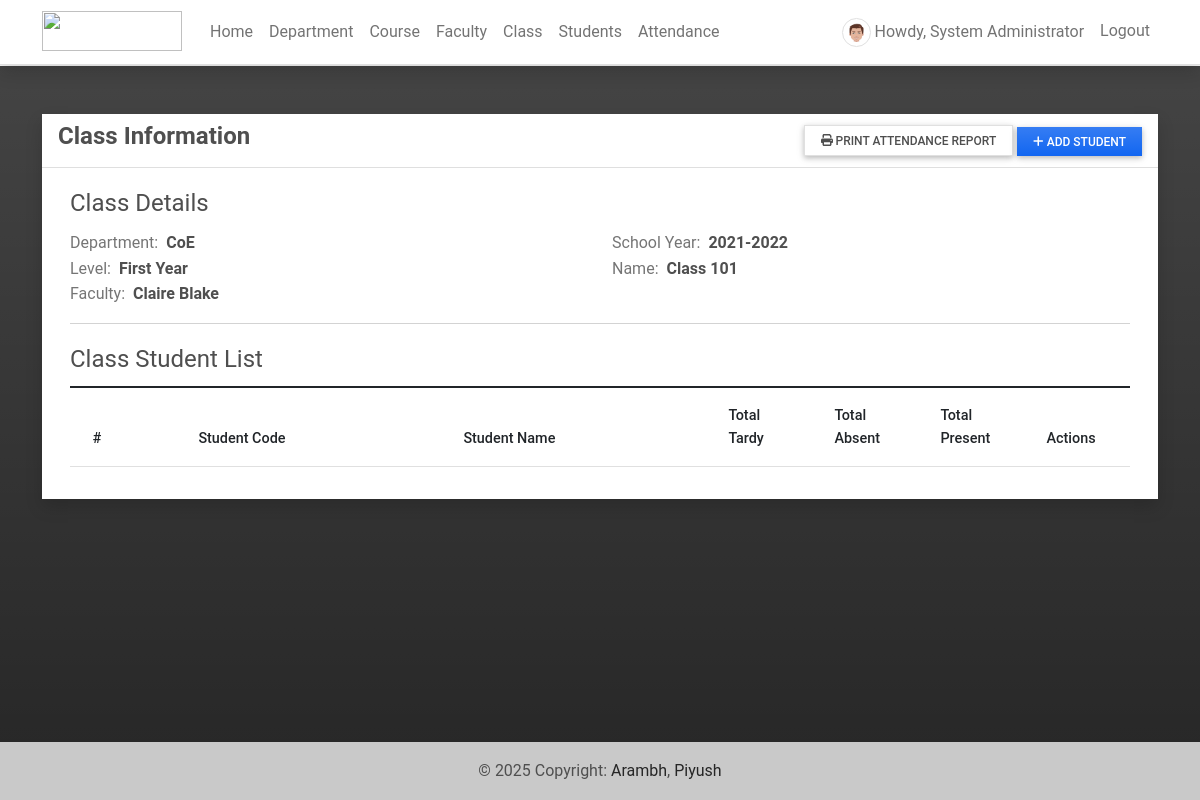
/view_class/2 (signed in), run on an earlier commit of the app's database.
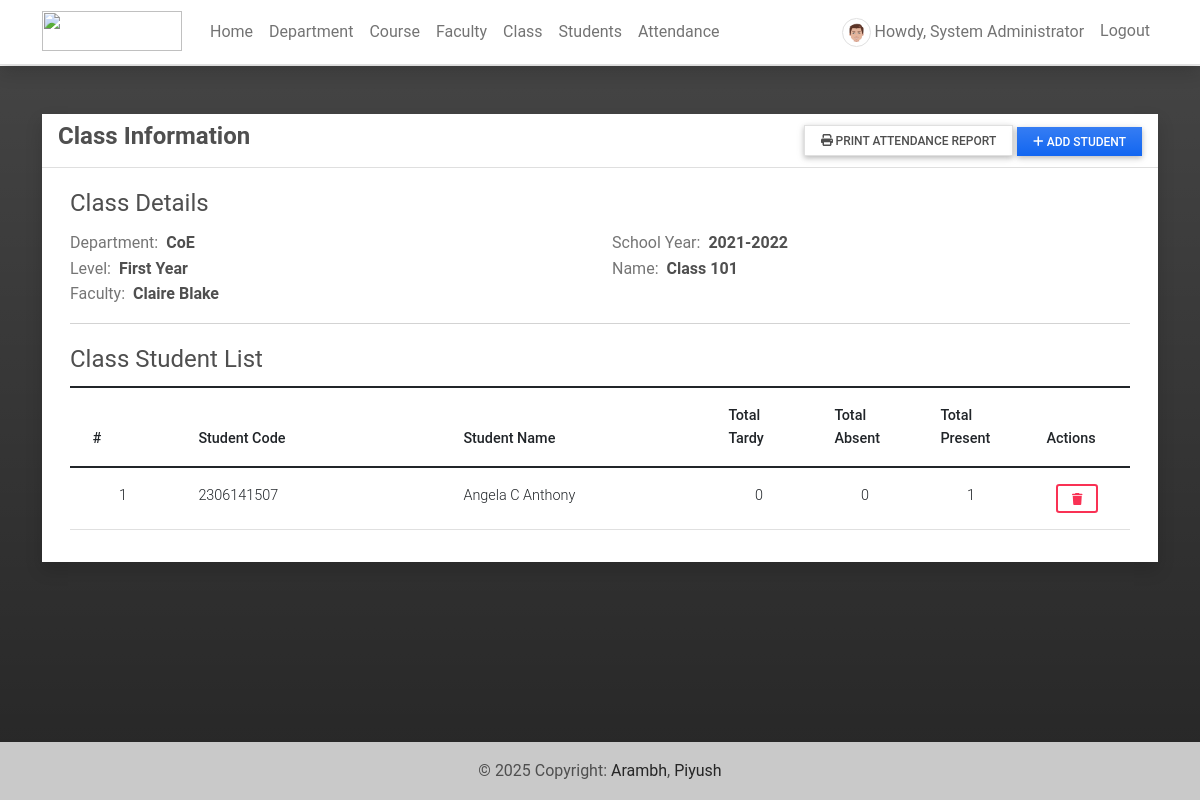
And on a later commit of the database.
### attendance/models.py (models this page shows, shortened)
class UserProfile(models.Model):
    user = models.OneToOneField(User, on_delete=models.CASCADE,related_name='profile')
    contact = models.CharField(max_length=250)
    dob = models.DateField(blank=True, null = True)
    address = models.TextField(blank=True, null = True)
    avatar = models.ImageField(blank=True, null = True, upload_to= 'images/')
    user_type = models.IntegerField(default = 2)
    gender = models.CharField(max_length=100, choices=[('Male','Male'),('Female','Female')], blank=True, null= True)
    department = models.ForeignKey(Department, on_delete=models.CASCADE, blank= True, null = True)

class Class(models.Model):
    assigned_faculty = models.ForeignKey(UserProfile, on_delete=models.CASCADE)
    school_year = models.CharField(max_length=250)
    level = models.CharField(max_length=250)
    name = models.CharField(max_length=250)

class Department(models.Model):
    name = models.CharField(max_length=250)
    description = models.TextField(blank=True, null=True)
    status = models.IntegerField(default = 1)
    date_added = models.DateTimeField(default=timezone.now)
    date_updated = models.DateTimeField(auto_now=True)
    def __str__(self):
        return self.name

class ClassStudent(models.Model):
    classIns = models.ForeignKey(Class,on_delete=models.CASCADE)
    student = models.ForeignKey(Student, on_delete=models.CASCADE)
    def get_present(self):
        student =  self.student
        _class =  self.classIns
        try:
            present = Attendance.objects.filter(classIns= _class, student=student, type = 1).count()
            return present
        except:
            return 0
    def get_tardy(self):
        student =  self.student
        _class =  self.classIns
        try:
            present = Attendance.objects.filter(classIns= _class, student=student, type = 2).count()
            return present
        except:
            return 0
    def get_absent(self):
        student =  self.student
        _class =  self.classIns
        try:
            present = Attendance.objects.filter(classIns= _class, student=student, type = 3).count()
            return present
        except:
            return 0

class Student(models.Model):
    student_code = models.CharField(max_length=250,blank=True, null= True)
    course=models.ForeignKey(Course,on_delete=models.CASCADE)
    first_name = models.CharField(max_length=250)
    middle_name = models.CharField(max_length=250, blank=True, null= True)
    last_name = models.CharField(max_length=250)
    gender = models.CharField(max_length=100, choices=[('Male','Male'),('Female','Female')], blank=True, null= True)
    dob = models.DateField(blank=True, null= True)
    contact = models.CharField(max_length=250, blank=True, null= True)
    date_added = models.DateTimeField(default=timezone.now)
    date_updated = models.DateTimeField(auto_now=True)

### attendance/views.py (the view)
# urls.py: path(r'view_class/<int:pk>',views.view_class,name='class-page'),
@login_required
def view_class(request, pk= None):
    if pk is None:
        return redirect('home-page')
    else:
        _class = Class.objects.filter(id=pk).first()
        students = ClassStudent.objects.filter(classIns = _class).all()
        context['class'] = _class
        context['students'] = students
        context['page_title'] = "Class Information"
    return render(request, 'class_details.html',context)

### attendance/templates/class_details.html (shortened to what this page needs)
{% extends 'base.html' %} {% load humanize  %} {% block pageContent %}
<div class="col-lg-12 col-md-12 col-sm-12 col-xs-12">
    <div class="card card-default rounded-0 shadow ">
        <div class="card-header">
            <div class="d-flex w-100 align-items-center justify-content-between">
                <h4 class="card-title fw-bold">Class Information</h4>
                <div class="tools">
                    <button type="button" class="btn btn-defualt border rounded-0 bg-gradient btn-sm" id='print_attendance_report'><i class="fa fa-print"></i> Print Attendance Report</button>
                    <button type="button" class="btn btn-primary rounded-0 bg-gradient btn-sm" id='add_new'><i class="fa fa-plus"></i> Add Student</button>
                </div>
            </div>
        </div>
        <div class="card-body">
            <div class="container-fluid">
                <fieldset id="class-details">
                    <legend>Class Details</legend>
                    <div class="row">
                        <div class="col-md-6">
                            <div class="d-flex w-100">
                                <div class="col-auto pe-2 text-muted">Department:</div>
                                <div class="col-auto flex-shrink-1 flex-grow-1">
                                    <p class="m-0 fw-bold">{{ class.assigned_faculty.department }}</p>
                                </div>
                            </div>
                        </div>
                        <div class="col-md-6">
                            <div class="d-flex w-100">
                                <div class="col-auto pe-2 text-muted">School Year:</div>
                                <div class="col-auto flex-shrink-1 flex-grow-1">
                                    <p class="m-0 fw-bold">{{ class.school_year }}</p>
                                </div>
                            </div>
                        </div>
                        <div class="col-md-6">
                            <div class="d-flex w-100">
                                <div class="col-auto pe-2 text-muted">Level:</div>
                                <div class="col-auto flex-shrink-1 flex-grow-1">
                                    <p class="m-0 fw-bold">{{ class.level }}</p>
                                </div>
                            </div>
                        </div>
                        <div class="col-md-6">
                            <div class="d-flex w-100">
                                <div class="col-auto pe-2 text-muted">Name:</div>
                                <div class="col-auto flex-shrink-1 flex-grow-1">
                                    <p class="m-0 fw-bold">{{ class.name }}</p>
                                </div>
                            </div>
                        </div>
                        <div class="col-md-6">
                            <div class="d-flex w-100">
                                <div class="col-auto pe-2 text-muted">Faculty:</div>
                                <div class="col-auto flex-shrink-1 flex-grow-1">
                                    <p class="m-0 fw-bold">{{ class.assigned_faculty.user.first_name }} {{ class.assigned_faculty.user.last_name }}</p>
                                </div>
                            </div>
                        </div>
                    </div>
                </fieldset>
                <hr>
                <fieldset>
                    <legend>Class Student List</legend>
                    <table class="table tables-bordered" id="student-list">
                        <colgroup>
                            <col width="10%">
                            <col width="25%">
                            <col width="25%">
                            <col width="10%">
                            <col width="10%">
                            <col width="10%">
                            <col width="10%">
                        </colgroup>
                        <thead>
                            <tr>
                                <th class="text-ceter">#</th>
                                <th class="text-ceter">Student Code</th>
                                <th class="text-ceter">Student Name</th>
                                <th class="text-ceter">Total Tardy</th>
                                <th class="text-ceter">Total Absent</th>
                                <th class="text-ceter">Total Present</th>
                                <th class="text-ceter">Actions</th>
                            </tr>
                        </thead>
                        <tbody>
                            {% for student in students %}
                            <tr class="">
                                <td class="text-center">{{ forloop.counter }}</td>
                                <td>{{ student.student.student_code }}</td>
                                <td>{{ student.student.first_name }} {{ student.student.middle_name }} {{ student.student.last_name }}</td>
                                <td class="text-center">{{ student.get_present|intcomma }}</td>
                                <td class="text-center">{{ student.get_tardy|intcomma }}</td>
                                <td class="text-center">{{ student.get_absent|intcomma }}</td>
                                <td class="text-center">
                                    <button class="btn btn-outline-danger btn-sm delete-data" type="button" data-id="{{ student.pk }}" title="Delete">
                                        <i class="fa fa-trash"></i>
                                    </button>
                                </td>
                            </tr>
                            {% endfor %}
                        </tbody>
                    </table>
                </fieldset>
            </div>
        </div>
    </div>
</div>
{% endblock pageContent %}

### attendance/templates/base.html (shortened to what this page needs)
{% load static %}
<!DOCTYPE html>
<html lang="en">
<head>
    <link rel="stylesheet" href="{% static 'assets/font-awesome/css/all.min.css' %}">
    <link rel="stylesheet" href="{% static 'assets/bootstrap/css/bootstrap.min.css' %}">
    <link rel="stylesheet" href="{% static 'assets/select2/dist/css/select2.min.css' %}">
    <link rel="stylesheet" href="{% static 'assets/mdb-blogtemplate/css/mdb.min.css' %}" />
    <link rel="stylesheet" href="{% static 'assets/DataTables/datatables.min.css' %}" />
    <link rel="stylesheet" href="{% static 'assets/default/css/style.css' %}">
</head>
<body class=" bg-dark bg-gradient bg-opacity-50">
    {% block TopNavigation %} {% include "TopNavigation.html" %} {% endblock TopNavigation %}
    <main class="py-5">
        <div class="container mb-3">
             {% block pageContent %} {% endblock pageContent %}
        </div>
    </main>
    <footer class="bg-light text-lg-start">
        <div class="text-center p-3" style="background-color: rgba(0, 0, 0, 0.2);">
            © {% now 'Y' %} Copyright:
            <a class="text-dark" href="https://www.instagram.com/god_knows_arambh/" target="_blank">Arambh</a>,
            <a class="text-dark" href="https://www.instagram.com/i.am.stalain/" target="_blank">Piyush</a>
        </div>
    </footer>
</body>
</html>

### attendance/templates/TopNavigation.html (shortened to what this page needs)
{% load static %}
<header>
    <nav class="navbar navbar-expand-lg navbar-light bg-white fixed-top shadow border-bottom">
        <div class="container">
            <a class="navbar-brand" target="_blank" href="{% url 'home-page' %}">
                <img src="{{ MEDIA_URL }}/default/ams-logo3.png" height="16" alt="" loading="lazy" style="margin-top: -3px;" />
            </a>
            <div class="collapse navbar-collapse" id="navbarExample01">
                {% if user.id %}
                <ul class="navbar-nav me-auto mb-2 mb-lg-0" id="topNav">
                    <li class="nav-item">
                        <a class="nav-link" aria-current="page" href="{% url 'home-page' %}">Home</a>
                    </li>
                    {% if user.profile.user_type == 1 %}
                    <li class="nav-item">
                        <a class="nav-link" aria-current="page" href="{% url 'department-page' %}">Department</a>
                    </li>
                    <li class="nav-item">
                        <a class="nav-link" aria-current="page" href="{% url 'course-page' %}">Course</a>
                    </li>
                    <li class="nav-item">
                        <a class="nav-link" aria-current="page" href="{% url 'faculty-page' %}">Faculty</a>
                    </li>
                    {% endif %}
                    <li class="nav-item">
                        <a class="nav-link" aria-current="page" href="{% url 'class-page' %}">Class</a>
                    </li>
                    <li class="nav-item">
                        <a class="nav-link" aria-current="page" href="{% url 'student-page' %}">Students</a>
                    </li>
                    <li class="nav-item">
                        <a class="nav-link" aria-current="page" href="{% url 'attendance-class' %}">Attendance</a>
                    </li>
                </ul>
                <ul class="navbar-nav d-flex flex-row">
                    {% if user.id %} {% if user.profile.user_type == 1 %} {% endif %}
                    <li class="nav-item me-3 me-lg-0">
                        <a class="nav-link" href="{% url 'profile' %}">
                            <span class="me-1"><img src="{% if user.profile.avatar %}{{ user.profile.avatar.url }}{% else %}{{ MEDIA_URL }}/default/default-avatar.png{% endif %}" alt="User Avatar" data-url="{% if user.profile.avatar %}{{ user.profile.avatar.url }}{% else %}{{ MEDIA_URL }}/default/default-avatar.png{% endif %}" id="user-avatar" class="img-thumbnail rounded-circle"></span>Howdy,
                            {{ user.first_name }} {{user.last_name}}
                        </a>
                    </li>
                    <li class="nav-item me-3 me-lg-0">
                        <a class="nav-link" href="{% url 'logout' %}">Logout</a>
                    </li>
                    {% else %}
                    <li class="nav-item me-3 me-lg-0">
                        <a class="nav-link" href="{% url 'login' %}">Login</a>
                    </li>
                    {% endif %}
                </ul>
                {% endif %}
            </div>
        </div>
    </nav>
</header>

### static/assets/default/css/style.css (style rules this page uses)
html, body { height: 100%; width: 100%; max-height: 100%; overflow: auto; display: flex; flex-direction: column; }
body>header { flex-shrink: auto; }
body>main { flex-shrink: auto; flex-grow: auto; overflow: auto; }
body>footer { flex-shrink: auto; position: absolute; bottom: 0; left: 0; width: calc(100%); }
#user-avatar { width: 1.8rem; height: 1.8rem; object-fit: scale-down; object-position: center center; }
.navbar-brand>img { width: 7em; height: 2em; }

What changed in the data, as far as the page shows it:
added ClassStudent: student.student_code "2306141507", student.first_name "Angela", student.middle_name "C", student.last_name "Anthony", get_present "0", get_tardy "0", get_absent "1"
